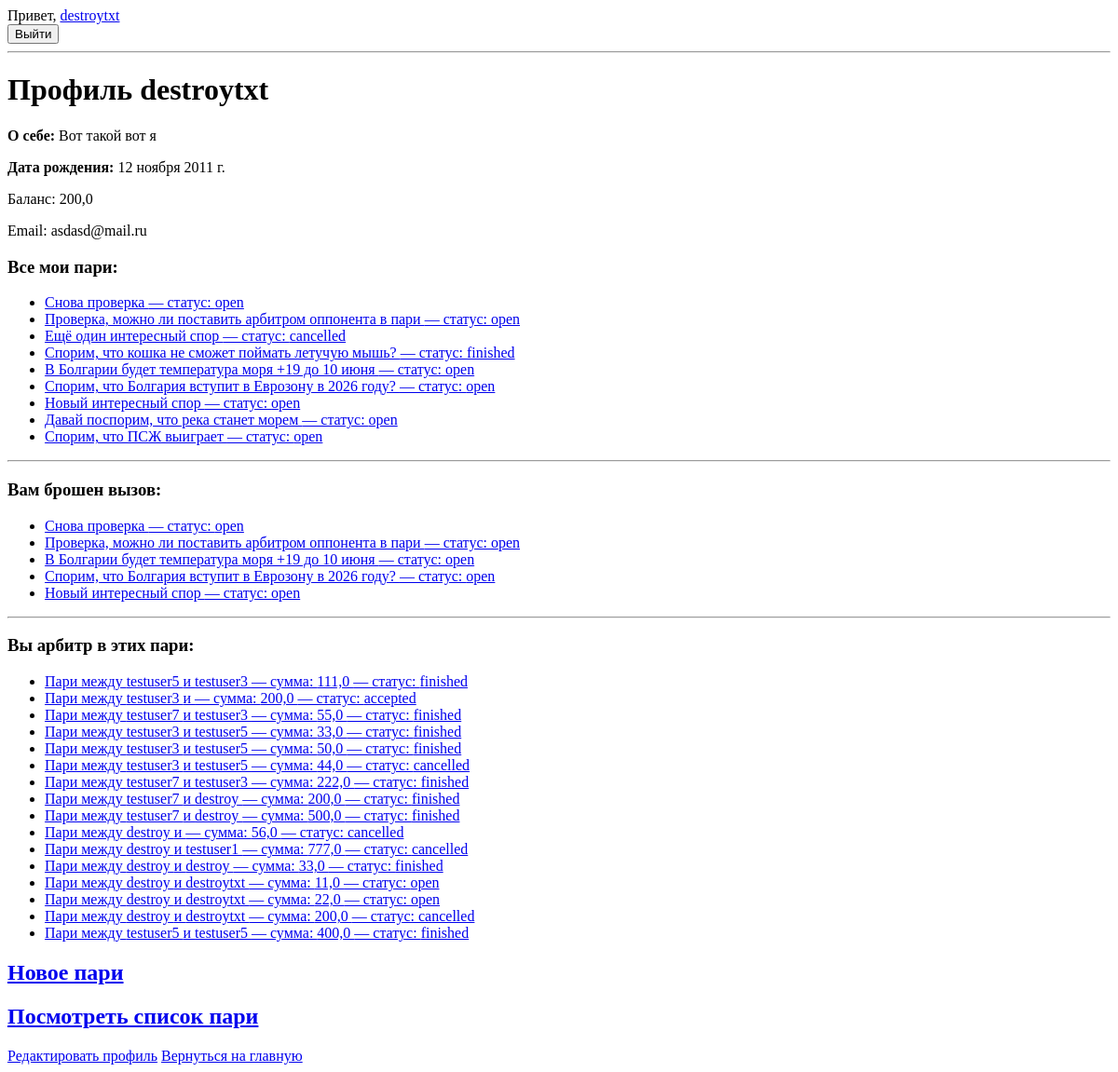
The app's page /profile/ (signed in), older data.
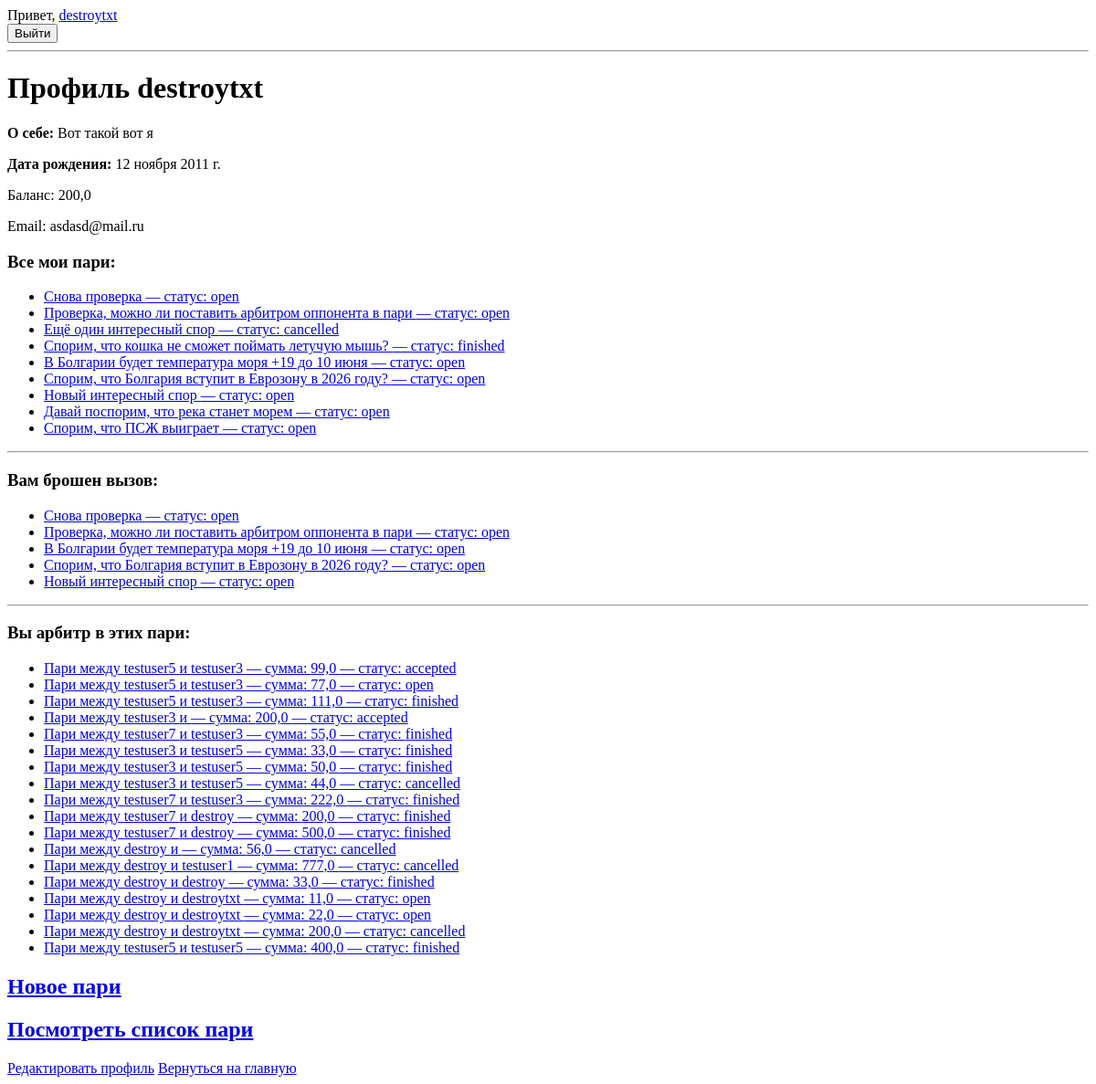
The same page, newer data.
### bets/models.py (models this page shows, shortened)
class Bet(models.Model):
    STATUS_CHOICES = [
        ('open', 'Открыто'),
        ('accepted', 'Принято'),
        ('finished', 'Завершено'),
        ('declined', 'Отклонено'),
        ('cancelled', 'Отменено'),
    ]
    creator = models.ForeignKey(
        User, on_delete=models.CASCADE,
        related_name='bets_created',
        verbose_name='Создатель пари'
    )
    opponent = models.ForeignKey(
        User, on_delete=models.SET_NULL,
        null=True, blank=True,
        related_name='bets_joined',
        verbose_name='Противник'
    )
    opponent_accepted = models.BooleanField(default=False)
    arbiter = models.ForeignKey(
        User,
        on_delete=models.SET_NULL,
        null=True,
        blank=True,
        related_name='bets_arbitrated',
        verbose_name='Арбитр'
    )
    description = models.TextField(verbose_name='Описание пари')
    amount = models.DecimalField(
        max_digits=10, decimal_places=1,
        verbose_name='Сумма пари'
    )
    status = models.CharField(
        max_length=10, choices=STATUS_CHOICES,
        default='open', verbose_name='Статус'
    )
    arbiter_has_changed_status = models.BooleanField(default=False)
    winner = models.ForeignKey(
        User, on_delete=models.SET_NULL,
        null=True, blank=True,
        related_name='bets_won',
        verbose_name='Победитель'
    )
    deadline = models.DateTimeField(
        verbose_name='Срок пари',
        null=True, blank=True,
        help_text='Дата и время, до которого пари действует'
    )
    created_at = models.DateTimeField(auto_now_add=True,
                                      verbose_name='Дата создания')
    class Meta:
        ordering = ['-created_at']

class User(AbstractUser):
    bio = models.TextField(blank=True, null=True, verbose_name='О себе')
    birth_date = models.DateField(blank=True, null=True)
    balance = models.DecimalField(
        max_digits=10,
        decimal_places=1,
        default=1000,
        verbose_name='Баланс',
    )

### bets/views.py (the view)
# urls.py: path('profile/', profile_view, name='profile'),
@login_required
def profile_view(request):
    user = request.user
    user_bets = (Bet.objects.filter(creator=user)
                 | Bet.objects.filter(opponent=user))
    challenge_thrown_bets = Bet.objects.filter(opponent=user, status='open')
    arbitrated_bets = Bet.objects.filter(arbiter=user)
    if request.method == 'POST':
        form = BetForm(request.POST, user=request.user)
        if form.is_valid():
            bet = form.save(commit=False)
            bet.creator = user
            bet.save()
            return redirect('profile')
    else:
        form = BetForm(user=request.user)
    context = {
        'user': user,
        'bets': user_bets,
        'challenge_thrown_bets': challenge_thrown_bets,
        'arbitrated_bets': arbitrated_bets,
        'form': form,
    }
    return render(request, 'user/profile.html', context)

### templates/user/profile.html
{% extends 'base.html' %}
{% block content %}
  <h1>Профиль {{ user.username }}</h1>
  <p><strong>О себе:</strong> {{ user.bio }}</p>
  <p><strong>Дата рождения:</strong> {{ user.birth_date }}</p>
  <p>Баланс: {{ user.balance }}</p>
  <p>Email: {{ user.email }}</p>
  <h3>Все мои пари:</h3>
  {% if bets %}
    <ul>
      {% for bet in bets %}
        <li>
          <a href="{% url 'bets:bet_detail' bet.id %}">
            {{ bet.description }} — статус: {{ bet.status }}
          </a>
        </li>
      {% endfor %}
    </ul>
  {% else %}
    <p>У вас пока нет пари</p>
  {% endif %}
  <hr>
    <h3>Вам брошен вызов:</h3>
  {% if challenge_thrown_bets %}
    <ul>
      {% for bet in challenge_thrown_bets %}
        <li>
          <a href="{% url 'bets:bet_detail' bet.id %}">
            {{ bet.description }} — статус: {{ bet.status }}
          </a>
        </li>
      {% endfor %}
    </ul>
  {% else %}
    <p>У вас пока нет вызовов</p>
  {% endif %}
  <hr>
  <h3>Вы арбитр в этих пари:</h3>
  <ul>
    {% for bet in arbitrated_bets %}
      <li>
        <a href="{% url 'bets:bet_detail' bet.id %}">
        Пари между {{ bet.creator.username }} и {{ bet.opponent.username }} —
        сумма: {{ bet.amount }} — статус: {{ bet.status }}
        </a>
      </li>
    {% empty %}
      <li>Вы пока не назначены арбитром ни в одном пари.</li>
    {% endfor %}
</ul>
  <h2><a href="{% url 'bets:create_bet' %}">Новое пари</a></h2>
  <h2><a href="{% url 'bets:list' %}">Посмотреть список пари</a></h2>
  <a href="{% url 'edit_profile' %}">Редактировать профиль</a>
  <a href="{% url 'homepage' %}">Вернуться на главную</a>
{% endblock %}

Row changes from the older to the newer data that the page shows:
added Bet: creator.username "testuser5", opponent.username "testuser3", amount "99,0", status "accepted", shown under "Вы арбитр в этих пари:"
added Bet: creator.username "testuser5", opponent.username "testuser3", amount "77,0", status "open", shown under "Вы арбитр в этих пари:"
